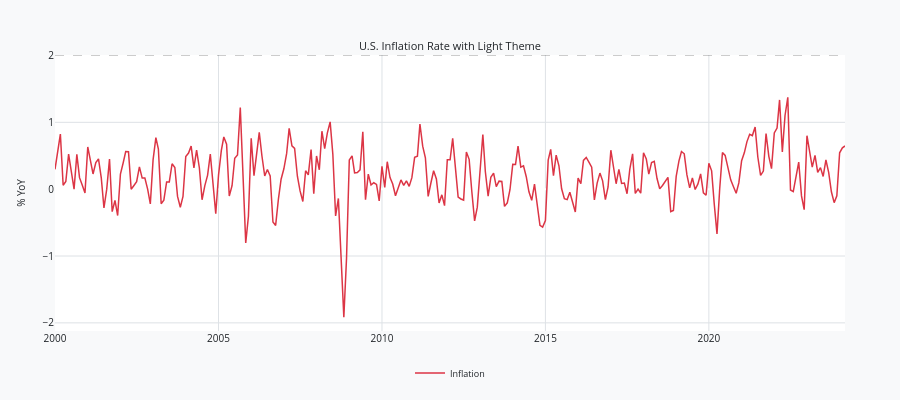

Notebook code for this chart:
### Markdown cell above
## 5. Custom Color Theme

You can customize the color scheme for different visual styles. Here's a light theme example.

### Code cell
# Custom light theme with real inflation data
light_colors = {
    'background': '#ffffff',
    'paper': '#f8f9fa',
    'grid': '#dee2e6',
    'text': '#212529',
    'spike': 'rgba(0, 0, 0, 0.3)',
    'crosshair': 'rgba(0, 0, 0, 0.3)',
    'zero_line': 'rgba(0, 0, 0, 0.2)',
}

chart = EconChart(
    Data(x=inf_dates, y=inf_values, name='Inflation', color='#dc3545'),
    title='U.S. Inflation Rate with Light Theme',
    y_label='% YoY',
    horizontal_line=2.0,  # Fed target
)
board = EconBoard(
    chart, height=400, 
    colors=light_colors, 
    crosshair=True,
    show_recessions=False,  # Light theme looks better without recession shading
)
board.show()

### Figure 1 — Plotly figure (JSON) as saved in the notebook; plotly's stock layout.template omitted (floating-point values rounded to 4 significant figures; data arrays with more than 128 entries replaced by an {"elided": "..."} marker saying what was removed)
{"data": [{"line": {"color": "#dc3545", "width": 1.5}, "name": "Inflation", "showlegend": true, "type": "scatter", "visible": true, "x": {"elided": "291 str values"}, "xaxis": "x", "y": {"elided": "291 float values"}, "yaxis": "y"}], "layout": {"annotations": [{"font": {"color": "#212529", "size": 11}, "showarrow": false, "text": "U.S. Inflation Rate with Light Theme", "x": 0.5, "xanchor": "center", "xref": "paper", "y": 1, "yanchor": "bottom", "yref": "paper"}], "font": {"color": "#212529", "size": 10}, "height": 400, "hoverlabel": {"bgcolor": "#f8f9fa", "font": {"color": "#212529", "size": 11}}, "hovermode": "x unified", "legend": {"bgcolor": "rgba(0,0,0,0)", "font": {"color": "#212529", "size": 9}, "orientation": "h", "x": 0.5, "xanchor": "center", "y": -0.1, "yanchor": "top"}, "margin": {"b": 35, "l": 55, "r": 55, "t": 55}, "paper_bgcolor": "#f8f9fa", "plot_bgcolor": "#ffffff", "shapes": [{"line": {"color": "rgba(0, 0, 0, 0.2)", "dash": "dash", "width": 1}, "type": "line", "x0": 0, "x1": 1, "xref": "x domain", "y0": 2, "y1": 2, "yref": "y"}], "xaxis": {"anchor": "y", "domain": [0, 1], "gridcolor": "#dee2e6", "range": ["2000-01-01T00:00:00", "2024-03-01T00:00:00"], "showspikes": true, "spikecolor": "rgba(255, 255, 255, 0.5)", "spikedash": "dot", "spikemode": "across", "spikesnap": "cursor", "spikethickness": 1}, "yaxis": {"anchor": "x", "domain": [0, 1], "gridcolor": "#dee2e6", "title": {"font": {"color": "#212529", "size": 10}, "text": "% YoY"}, "type": "linear"}}}
